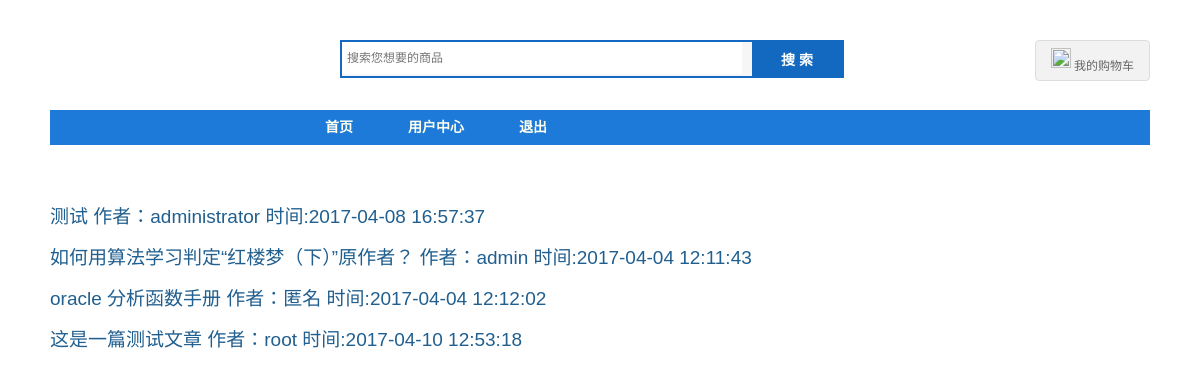
Screenshot of /articles.php?uid=1 (signed in) with the database file from the repository.
### tables this page shows
CREATE TABLE `wenzhang` (
  `id` int(11) NOT NULL AUTO_INCREMENT,
  `title` varchar(255) NOT NULL,
  `content` text NOT NULL,
  `author` varchar(255) NOT NULL,
  `time` timestamp NOT NULL DEFAULT '0000-00-00 00:00:00' ON UPDATE CURRENT_TIMESTAMP,
  PRIMARY KEY (`id`)
);

### articles.php (the view, shortened to what this page needs)
<?php
include 'conn.php';
?>
<!DOCTYPE>
<html>
<head>
<link rel="stylesheet" type="text/css" href="css/general.css">
<link rel="stylesheet" type="text/css" href="css/index.css">
</head>
<body>
<?php include 'header.php'; ?>
<div class="container w1100">
      <br>  <br>  <br>  <br>
        <ul>
<?php
$sql = "select * from wenzhang";
$result = $conn->query($sql);
if($result->num_rows>0){
  while($row = $result->fetch_assoc()) {
    ?>
    <li><a style = "font-size:19px" href='/article.php?wzid=<?php echo $row['id'];
      if (isset($_REQUEST['uid'])) {
        echo "&uid=".$_REQUEST['uid']."'>";
      }
      echo $row['title']."  作者：".$row['author']." 时间:".$row['time'];
      ?>
</a></li><br>
<?php
  }
}
 ?>
</ul>
</div>

### css/general.css (style rules this page uses)
body, html { font:12px Tahoma,Arial,Helvetica,sans-serif;color:#333;background:#fff }
body,html,h1,h2,h3,h4,h5,ol,ul,li,dl,dt,dd,p,span,form,input,img { margin:0;padding:0; }
ul,li { list-style-type:none; }
a { color:#205f8f;text-decoration:none; }
div.w1100 { width:1100px; }
.container { margin-left:auto;margin-right:auto; }

### rows the page displays
wenzhang: title "测试", author "administrator", time "2017-04-08 16:57:37"
wenzhang: title "如何用算法学习判定“红楼梦（下）”原作者？", author "admin", time "2017-04-04 12:11:43"
wenzhang: title "oracle 分析函数手册", author "匿名", time "2017-04-04 12:12:02"
wenzhang: title "这是一篇测试文章", author "root", time "2017-04-10 12:53:18"
